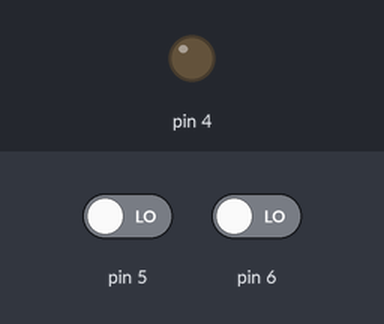
A sketch run on a simulated Arduino Uno, built with avr-gcc and run on an emulated ATmega328P. On the bench: output pins drawn as LEDs (lit = HIGH). The inputs (shaded band) are chosen by the test bench; at power-on: pin 6 LOW, pin 5 LOW.

Above: at 1.2 s.
1.3 s: pin 6 driven HIGH
At 1.8 s:
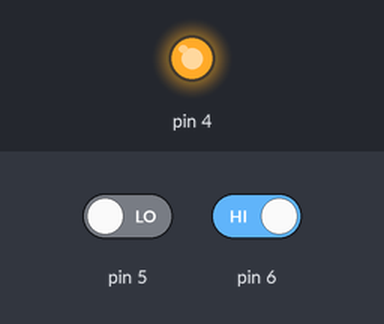
2.8 s: pin 6 driven LOW
At 4.2 s:
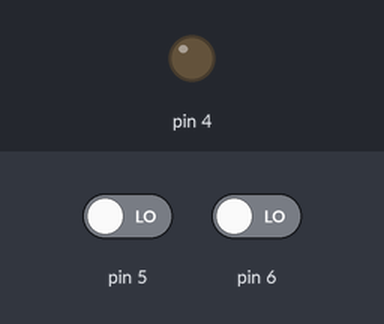
Timing chart, 0 to 5.8 s (numbered marks = the images above; inputs shaded):
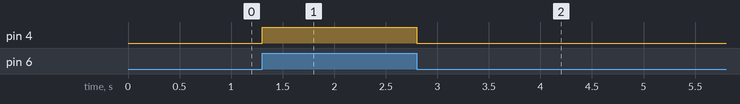

The sketch:

AutoBox_Arduino.ino
```cpp
//AutoBox Arduino Code

void setup() {
  // sets states of digital pins
  pinMode(5, INPUT);
  pinMode(4, OUTPUT);
  pinMode(6, INPUT);
}

void loop() {
// activates the relay if the safety pin is LOW and the control pin is HIGH
if (digitalRead(6) && !digitalRead(5))
{
  digitalWrite(4, HIGH);
}
 else
 {
  digitalWrite(4, LOW);
 }
}
```

Measured:
- after the input at 1.3 s, pin 4: LOW → HIGH at once
- after the input at 2.8 s, pin 4: HIGH → LOW at once
